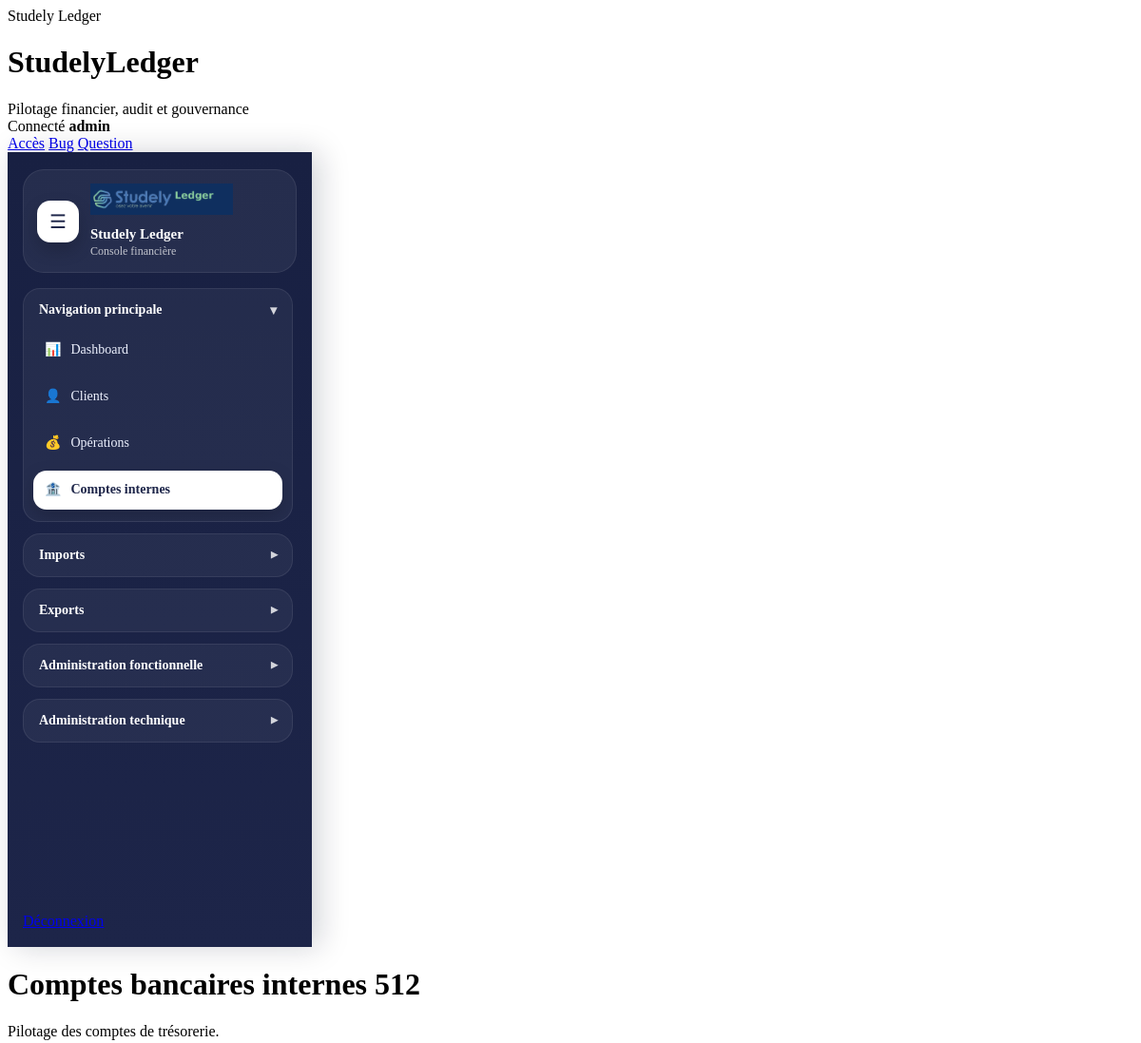
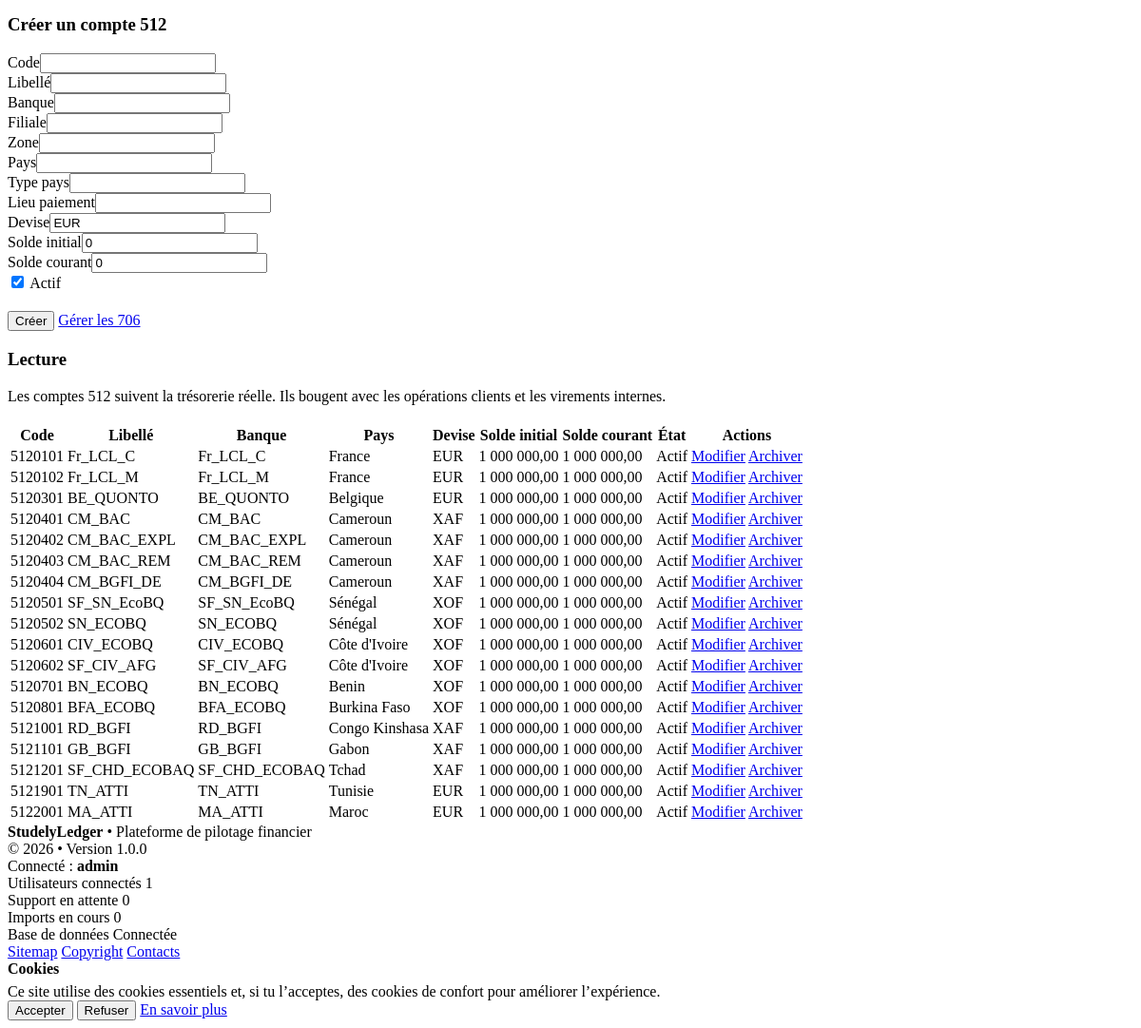
The app's page /modules/treasury/index.php (signed in) with its own data (2 pictures, top to bottom).
### tables this page shows
CREATE TABLE `treasury_accounts` (
  `id` int(11) NOT NULL,
  `account_code` varchar(20) NOT NULL,
  `account_label` varchar(150) NOT NULL,
  `bank_name` varchar(150) DEFAULT NULL,
  `subsidiary_name` varchar(150) DEFAULT NULL,
  `zone_code` varchar(20) DEFAULT NULL,
  `country_label` varchar(100) DEFAULT NULL,
  `country_type` varchar(50) DEFAULT NULL,
  `payment_place` varchar(50) DEFAULT NULL,
  `currency_code` varchar(10) DEFAULT NULL,
  `opening_balance` decimal(18,2) NOT NULL DEFAULT 0.00,
  `current_balance` decimal(18,2) NOT NULL DEFAULT 0.00,
  `is_active` tinyint(1) NOT NULL DEFAULT 1,
  `created_at` datetime NOT NULL DEFAULT current_timestamp(),
  `updated_at` datetime DEFAULT NULL
);

### config/security.php (called while the page is built, shortened)
<?php
if (!function_exists('e')) {
    function e(?string $value): string
    {
        return htmlspecialchars((string)($value ?? ''), ENT_QUOTES, 'UTF-8');
    }
}

### modules/treasury/index.php (the view, shortened to what this page needs)
<?php
$pdo = getPDO();
require_once __DIR__ . '/../../includes/admin_functions.php';
require_once __DIR__ . '/../../includes/header.php';
$editAccount = null;
$rows = tableExists($pdo, 'treasury_accounts')
    ? $pdo->query("SELECT * FROM treasury_accounts ORDER BY account_code ASC")->fetchAll(PDO::FETCH_ASSOC)
    : [];
?>
<div class="layout">
    <?php require_once __DIR__ . '/../../includes/sidebar.php'; ?>
    <div class="main">
        <div class="dashboard-grid-2">
            <div class="form-card">
                <h3 class="section-title"><?= $editAccount ? 'Modifier un compte 512' : 'Créer un compte 512' ?></h3>
                <form method="POST">
                    <div class="dashboard-grid-2">
                        <div><label>Code</label><input type="text" name="account_code" value="<?= e($editAccount['account_code'] ?? '') ?>" required></div>
                        <div><label>Libellé</label><input type="text" name="account_label" value="<?= e($editAccount['account_label'] ?? '') ?>" required></div>
                        <div><label>Banque</label><input type="text" name="bank_name" value="<?= e($editAccount['bank_name'] ?? '') ?>"></div>
                        <div><label>Filiale</label><input type="text" name="subsidiary_name" value="<?= e($editAccount['subsidiary_name'] ?? '') ?>"></div>
                        <div><label>Zone</label><input type="text" name="zone_code" value="<?= e($editAccount['zone_code'] ?? '') ?>"></div>
                        <div><label>Pays</label><input type="text" name="country_label" value="<?= e($editAccount['country_label'] ?? '') ?>"></div>
                        <div><label>Type pays</label><input type="text" name="country_type" value="<?= e($editAccount['country_type'] ?? '') ?>"></div>
                        <div><label>Lieu paiement</label><input type="text" name="payment_place" value="<?= e($editAccount['payment_place'] ?? '') ?>"></div>
                        <div><label>Devise</label><input type="text" name="currency_code" value="<?= e($editAccount['currency_code'] ?? 'EUR') ?>"></div>
                        <div><label>Solde initial</label><input type="number" step="0.01" name="opening_balance" value="<?= e((string)($editAccount['opening_balance'] ?? '0')) ?>"></div>
                        <div><label>Solde courant</label><input type="number" step="0.01" name="current_balance" value="<?= e((string)($editAccount['current_balance'] ?? '0')) ?>"></div>
                        <div style="display:flex;align-items:end;">
                            <label><input type="checkbox" name="is_active" <?= ((int)($editAccount['is_active'] ?? 1) === 1) ? 'checked' : '' ?>> Actif</label>
                        </div>
                    </div>
                    <div class="btn-group" style="margin-top:20px;">
                        <button type="submit" name="save_treasury_account" value="1" class="btn btn-success"><?= $editAccount ? 'Enregistrer' : 'Créer' ?></button>
                        <a class="btn btn-outline" href="<?= APP_URL ?>modules/treasury/service_accounts.php">Gérer les 706</a>
                    </div>
                </form>
            </div>
            <div class="dashboard-panel">
                <h3 class="section-title">Lecture</h3>
                <div class="dashboard-note">
                    Les comptes 512 suivent la trésorerie réelle. Ils bougent avec les opérations clients et les virements internes.
                </div>
            </div>
        </div>
        <div class="table-card" style="margin-top:20px;">
            <table>
                <thead>
                    <tr>
                        <th>Code</th>
                        <th>Libellé</th>
                        <th>Banque</th>
                        <th>Pays</th>
                        <th>Devise</th>
                        <th>Solde initial</th>
                        <th>Solde courant</th>
                        <th>État</th>
                        <th>Actions</th>
                    </tr>
                </thead>
                <tbody>
                    <?php foreach ($rows as $row): ?>
                        <tr>
                            <td><?= e($row['account_code'] ?? '') ?></td>
                            <td><?= e($row['account_label'] ?? '') ?></td>
                            <td><?= e($row['bank_name'] ?? '') ?></td>
                            <td><?= e($row['country_label'] ?? '') ?></td>
                            <td><?= e($row['currency_code'] ?? '') ?></td>
                            <td><?= number_format((float)($row['opening_balance'] ?? 0), 2, ',', ' ') ?></td>
                            <td><?= number_format((float)($row['current_balance'] ?? 0), 2, ',', ' ') ?></td>
                            <td><?= ((int)($row['is_active'] ?? 1) === 1) ? 'Actif' : 'Archivé' ?></td>
                            <td>
                                <a class="btn btn-secondary" href="<?= APP_URL ?>modules/treasury/index.php?edit=<?= (int)$row['id'] ?>">Modifier</a>
                                <?php if ((int)($row['is_active'] ?? 1) === 1): ?>
                                    <a class="btn btn-danger" href="<?= APP_URL ?>modules/treasury/index.php?archive=<?= (int)$row['id'] ?>">Archiver</a>
                                <?php else: ?>
                                    <a class="btn btn-outline" href="<?= APP_URL ?>modules/treasury/index.php?restore=<?= (int)$row['id'] ?>">Réactiver</a>
                                <?php endif; ?>
                            </td>
                        </tr>
                    <?php endforeach; ?>
                </tbody>
            </table>
        </div>
        <?php require_once __DIR__ . '/../../includes/footer.php'; ?>
    </div>
</div>

### records on screen
treasury_accounts: account_code "5120101", account_label "Fr_LCL_C", bank_name "Fr_LCL_C", country_label "France", currency_code "EUR", opening_balance "1 000 000,00", current_balance "1 000 000,00", is_active "Actif"
treasury_accounts: account_code "5120102", account_label "Fr_LCL_M", bank_name "Fr_LCL_M", country_label "France", currency_code "EUR", opening_balance "1 000 000,00", current_balance "1 000 000,00", is_active "Actif"
treasury_accounts: account_code "5120301", account_label "BE_QUONTO", bank_name "BE_QUONTO", country_label "Belgique", currency_code "EUR", opening_balance "1 000 000,00", current_balance "1 000 000,00", is_active "Actif"
treasury_accounts: account_code "5120401", account_label "CM_BAC", bank_name "CM_BAC", country_label "Cameroun", currency_code "XAF", opening_balance "1 000 000,00", current_balance "1 000 000,00", is_active "Actif"
treasury_accounts: account_code "5120402", account_label "CM_BAC_EXPL", bank_name "CM_BAC_EXPL", country_label "Cameroun", currency_code "XAF", opening_balance "1 000 000,00", current_balance "1 000 000,00", is_active "Actif"
treasury_accounts: account_code "5120403", account_label "CM_BAC_REM", bank_name "CM_BAC_REM", country_label "Cameroun", currency_code "XAF", opening_balance "1 000 000,00", current_balance "1 000 000,00", is_active "Actif"
treasury_accounts: account_code "5120404", account_label "CM_BGFI_DE", bank_name "CM_BGFI_DE", country_label "Cameroun", currency_code "XAF", opening_balance "1 000 000,00", current_balance "1 000 000,00", is_active "Actif"
treasury_accounts: account_code "5120501", account_label "SF_SN_EcoBQ", bank_name "SF_SN_EcoBQ", country_label "Sénégal", currency_code "XOF", opening_balance "1 000 000,00", current_balance "1 000 000,00", is_active "Actif"
treasury_accounts: account_code "5120502", account_label "SN_ECOBQ", bank_name "SN_ECOBQ", country_label "Sénégal", currency_code "XOF", opening_balance "1 000 000,00", current_balance "1 000 000,00", is_active "Actif"
treasury_accounts: account_code "5120601", account_label "CIV_ECOBQ", bank_name "CIV_ECOBQ", country_label "Côte d'Ivoire", currency_code "XOF", opening_balance "1 000 000,00", current_balance "1 000 000,00", is_active "Actif"
treasury_accounts: account_code "5120602", account_label "SF_CIV_AFG", bank_name "SF_CIV_AFG", country_label "Côte d'Ivoire", currency_code "XOF", opening_balance "1 000 000,00", current_balance "1 000 000,00", is_active "Actif"
treasury_accounts: account_code "5120701", account_label "BN_ECOBQ", bank_name "BN_ECOBQ", country_label "Benin", currency_code "XOF", opening_balance "1 000 000,00", current_balance "1 000 000,00", is_active "Actif"
treasury_accounts: account_code "5120801", account_label "BFA_ECOBQ", bank_name "BFA_ECOBQ", country_label "Burkina Faso", currency_code "XOF", opening_balance "1 000 000,00", current_balance "1 000 000,00", is_active "Actif"
treasury_accounts: account_code "5121001", account_label "RD_BGFI", bank_name "RD_BGFI", country_label "Congo Kinshasa", currency_code "XAF", opening_balance "1 000 000,00", current_balance "1 000 000,00", is_active "Actif"
treasury_accounts: account_code "5121101", account_label "GB_BGFI", bank_name "GB_BGFI", country_label "Gabon", currency_code "XAF", opening_balance "1 000 000,00", current_balance "1 000 000,00", is_active "Actif"
treasury_accounts: account_code "5121201", account_label "SF_CHD_ECOBAQ", bank_name "SF_CHD_ECOBAQ", country_label "Tchad", currency_code "XAF", opening_balance "1 000 000,00", current_balance "1 000 000,00", is_active "Actif"
treasury_accounts: account_code "5121901", account_label "TN_ATTI", bank_name "TN_ATTI", country_label "Tunisie", currency_code "EUR", opening_balance "1 000 000,00", current_balance "1 000 000,00", is_active "Actif"
treasury_accounts: account_code "5122001", account_label "MA_ATTI", bank_name "MA_ATTI", country_label "Maroc", currency_code "EUR", opening_balance "1 000 000,00", current_balance "1 000 000,00", is_active "Actif"

### other values on screen
$pageTitleValue "StudelyLedger"
$pageSubtitleValue "Pilotage financier, audit et gouvernance"
$username "admin"
$title "Comptes bancaires internes 512"
$subtitle "Pilotage des comptes de trésorerie."
APP_NAME "StudelyLedger"
APP_VERSION "1.0.0"
$_SESSION['username'] "admin"
$connectedUsersCount "1"
$openSupportCount "0"
$importsInProgressCount "0"
$dbStatus "Connectée"
